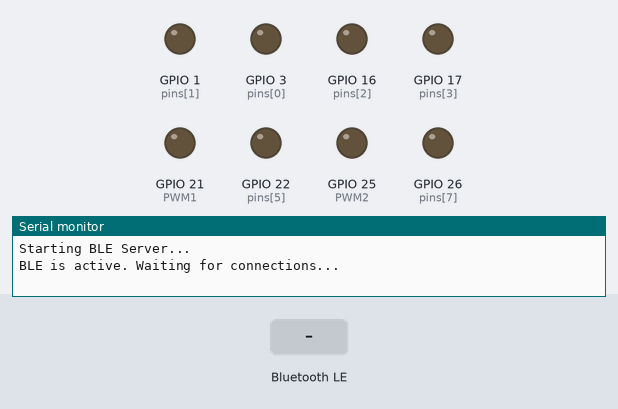
Bench run of a sketch on a simulated ESP32. On the bench: output pins drawn as LEDs (lit = HIGH), the last lines printed to the serial monitor. Inputs (shaded band) come from the test bench. Nothing arrives over Bluetooth unless stated; a phone connects over Bluetooth LE 3 s after start.

Above: at 1.2 s.
1.3 s: Bluetooth LE write "1" received
At 4.0 s:
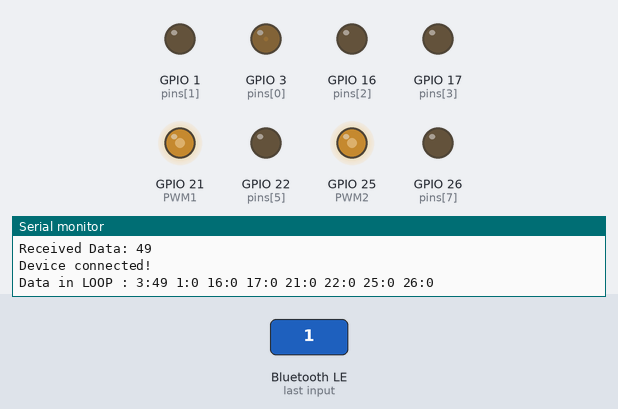
4.3 s: Bluetooth LE write "0" received
At 5.2 s:
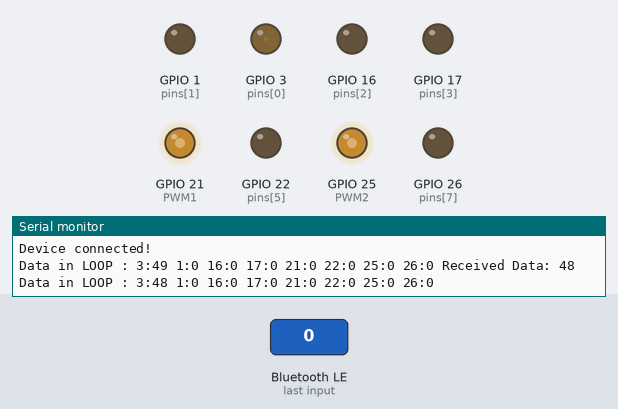
Timing chart, 0 to 7.3 s (numbered marks = the images above; inputs shaded):
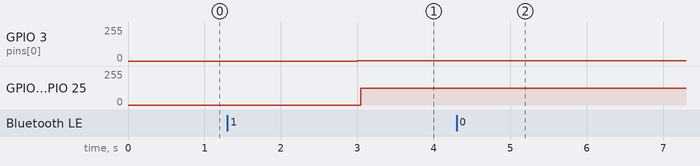

Measured:
- after the input at 1.3 s, GPIO 3 (pins[0]): 0/255 → 3/255 after 1.7 s
- after the input at 4.3 s, GPIO 3 (pins[0]): 3/255 → 2/255 at once

The sketch:

ControllerV1.1.ino
```cpp
#include <BLEDevice.h>
#include <BLEServer.h>
#include <BLEUtils.h>
#include <BLE2902.h>

#define TWOPI 6.28318530718
#define PWM1  21
#define PWM2  25
#define freq  15000
#define resolution  12
#define max_value 4096
#define half_value 2047

float X = TWOPI/max_value;
int i = 0;
int y = 0;
int t = 0;
// =========================================================
// Pins
// =========================================================
int pins[8] = {3,1,16,17,21,22,25,26};


// =========================================================
// UUIDs for Service 1: Receiving Data (RX)
// =========================================================
#define RX_SERVICE_UUID         "4fafc201-1fb5-459e-8fcc-c5c9c331914b"
#define RX_CHARACTERISTIC_UUID  "beb5483e-36e1-4688-b7f5-ea07361b26a8"

// =========================================================
// UUIDs for Service 2: Sending Data (TX)
// =========================================================
#define TX_SERVICE_UUID         "8a924409-7756-4279-b1d6-b0722cc2c186"
#define TX_CHARACTERISTIC_UUID  "e894672e-836b-4e1b-b4a1-baf461148cf4"

// =========================================================
// Global variables
// =========================================================
BLEServer *pServer = NULL;
BLECharacteristic *pTxCharacteristic = NULL;

bool deviceConnected = false;
bool oldDeviceConnected = false;

bool newDataReceived = false;
int data[8];
uint8_t hexdata[8];
// =========================================================
// Callback class to track device connection state
// =========================================================
class MyServerCallbacks : public BLEServerCallbacks {
    void onConnect(BLEServer *pServer) {
        deviceConnected = true;
        Serial.println("Device connected!");
    }

    void onDisconnect(BLEServer *pServer) {
        deviceConnected = false;
        Serial.println("Device disconnected!");
    }
};

// =========================================================
// Callback class to handle incoming BLE data
// =========================================================
class MyCharacteristicCallbacks : public BLECharacteristicCallbacks {
    void onWrite(BLECharacteristic *pCharacteristic) {
        uint8_t *rxData = pCharacteristic->getData();
        size_t rxLength = pCharacteristic->getLength();

        if (rxLength > 0) {
            newDataReceived = true;

            Serial.print("Received Data: ");
            for (int i = 0; i < rxLength; i++) {
                int val = rxData[i];
                hexdata[i] = rxData[i];
                data[i] = val;

                Serial.print(val);
                Serial.print(" ");
            }
            Serial.println();
        }
    }
};

void setup() {

    int n = sizeof(pins) / sizeof(pins[0]);
    for (int i = 0; i < n; i++) {
      pinMode(pins[i], OUTPUT);
    }
    pinMode(PWM1, OUTPUT);
    pinMode(PWM2, OUTPUT);
    analogWriteFrequency(PWM1,freq);
    analogWriteResolution(PWM1,resolution);
    analogWriteFrequency(PWM2,freq);
    analogWriteResolution(PWM2,resolution);
    Serial.begin(115200);
    Serial.println("Starting BLE Server...");

    // =========================================================
    // 1. Initialize BLE
    // =========================================================
    BLEDevice::init("Controller");

    // =========================================================
    // 2. Create BLE server and register connection callbacks
    // =========================================================
    pServer = BLEDevice::createServer();
    pServer->setCallbacks(new MyServerCallbacks());

    // =========================================================
    // 3. Set up Service 1 (Receiving - RX)
    // =========================================================
    BLEService *pRxService = pServer->createService(RX_SERVICE_UUID);

    BLECharacteristic *pRxCharacteristic = pRxService->createCharacteristic(
        RX_CHARACTERISTIC_UUID,
        BLECharacteristic::PROPERTY_WRITE |
        BLECharacteristic::PROPERTY_WRITE_NR
    );

    pRxCharacteristic->setCallbacks(new MyCharacteristicCallbacks());
    pRxService->start();

    // =========================================================
    // 4. Set up Service 2 (Sending - TX)
    // =========================================================
    BLEService *pTxService = pServer->createService(TX_SERVICE_UUID);

    pTxCharacteristic = pTxService->createCharacteristic(
        TX_CHARACTERISTIC_UUID,
        BLECharacteristic::PROPERTY_NOTIFY
    );

    // Required so the phone can subscribe to notifications
    pTxCharacteristic->addDescriptor(new BLE2902());
    pTxService->start();

    // =========================================================
    // 5. Start advertising
    // =========================================================
    BLEAdvertising *pAdvertising = BLEDevice::getAdvertising();
    pAdvertising->addServiceUUID(RX_SERVICE_UUID);  // Advertise at least one main service
    pAdvertising->setScanResponse(true);
    pAdvertising->setMinPreferred(0x06);
    pAdvertising->setMinPreferred(0x12);

    BLEDevice::startAdvertising();

    Serial.println("BLE is active. Waiting for connections...");
}

void loop() {
    // If a device is connected, we can send data back
    if (deviceConnected) {

        if (newDataReceived) {
            Serial.print("Data in LOOP : ");

            int n = sizeof(data) / sizeof(data[0]);
            for (int i = 0; i < n; i++) {
                Serial.print(pins[i]);
                Serial.print(":");
                Serial.print(data[i]);
                Serial.print(" ");

                if(i == 4 ){
                    t = data[i];
                }
                analogWrite(pins[i], data[i]);


            }


            size_t txLength = sizeof(hexdata);
            pTxCharacteristic->setValue(hexdata, txLength);
            // Send the notification to the phone
            pTxCharacteristic->notify();

            newDataReceived = false;
        }

        i = 0;
        while(i <= max_value ){
            y = half_value * (sinf(i * X) + 1 );
            analogWrite(PWM1, y);
            analogWrite(PWM2, y);
            i = i + 1024;
            delayMicroseconds(t) ;
        }

    }

    // Handle disconnection smoothly by restarting advertising
    if (!deviceConnected && oldDeviceConnected) {
        delay(500);  // Give the Bluetooth stack the chance to get things ready
        pServer->startAdvertising();
        Serial.println("Restarted advertising");
        oldDeviceConnected = deviceConnected;
    }

    // Handle connection state changes
    if (deviceConnected && !oldDeviceConnected) {
        oldDeviceConnected = deviceConnected;
    }
}
```
